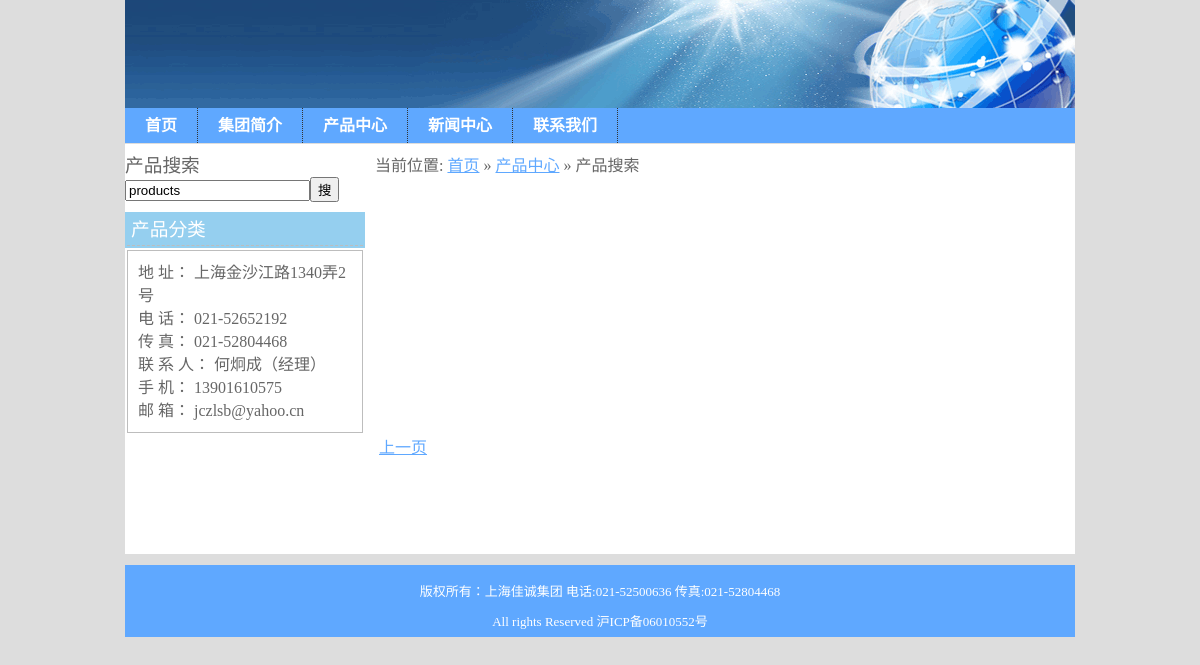
Before: /index.php/products/search/products/search/ with the older database file.
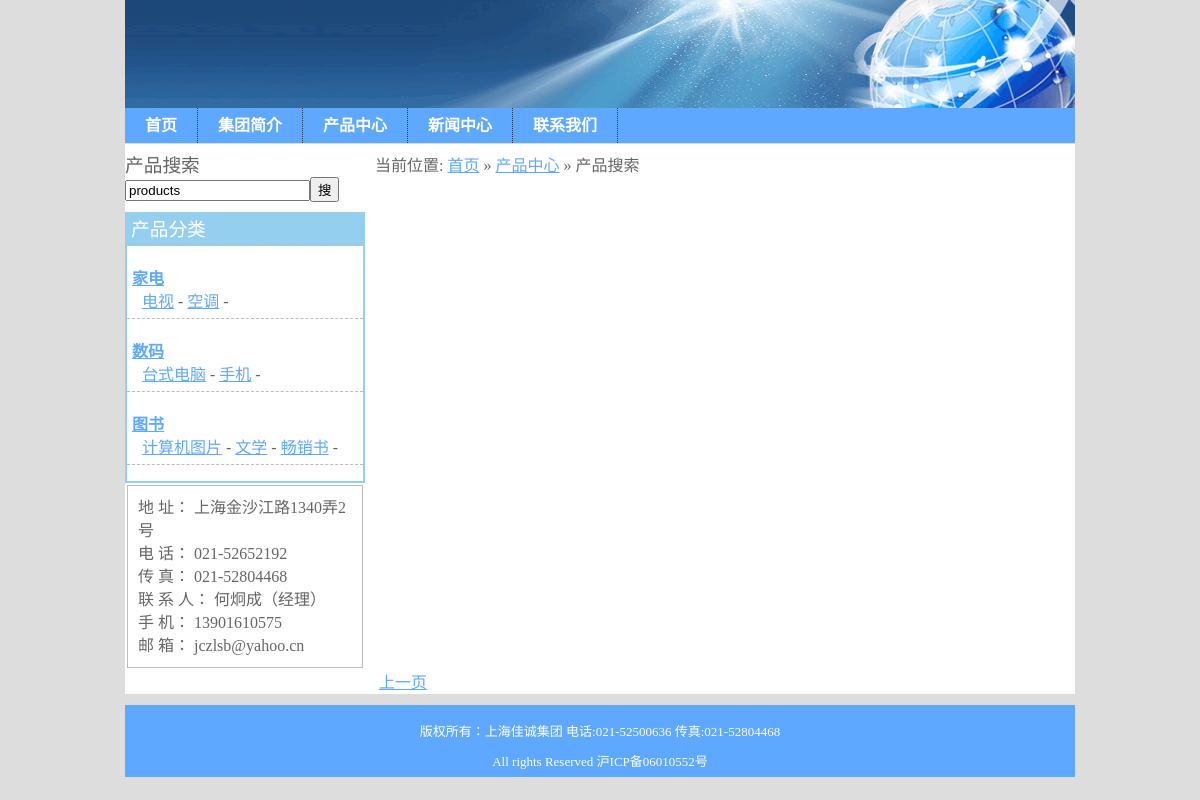
After: the same page with the newer database file.
### tables this page shows
CREATE TABLE `pcategories` (
  `id` int(11) NOT NULL AUTO_INCREMENT,
  `name` varchar(255) NOT NULL,
  `parent_id` int(11) DEFAULT NULL,
  `position` int(11) DEFAULT NULL,
  `created_at` datetime DEFAULT NULL,
  `updated_at` datetime DEFAULT NULL,
  PRIMARY KEY (`id`)
);

### application/core/MY_Controller.php (called while the page is built, shortened)
<?php if ( ! defined('BASEPATH')) exit('No direct script access allowed');
class MY_Controller extends CI_Controller {
    protected $data;
    function __construct(){
    	parent::__construct();
    }
  	protected function render_view($view, $layout="application"){
  	  $this->data["view"] = $view;
  	  $this->load->view("/layouts/".$layout, $this->data);
  	}
}

### application/controllers/products.php (called while the page is built, shortened)
<?php if ( ! defined('BASEPATH')) exit('No direct script access allowed');
class Products extends MY_Controller {
	function __construct()
	{
		parent::__construct();
	}
    function search(){
        $this->render_view('products/search_view');
    }
}

### index.php (called while the page is built, shortened)
<?php
require_once BASEPATH.'core/CodeIgniter'.EXT;

### application/models/product_model.php (called while the page is built, shortened)
<?php if ( ! defined('BASEPATH')) exit('No direct script access allowed');
class Product_model extends CI_Model {
    function get_root_categories(){
      $query = $this->db->query("select id, name from pcategories where parent_id is null or parent_id=0;");
      return $query->result();
    }
    function get_child_category($id){
      $query = $this->db->query("select id, name from pcategories where parent_id=$id;");
      return $query->result();
    }
}

### application/views/products/search_view.php (the view, shortened to what this page needs)
<div id="sidebar">
    <div id="product_search" style="margin-bottom:10px;">
      <h3>产品搜索</h3>
      <form id="search_form" method="get"><input id="keywords" type="text" value="<?php echo urldecode($this->uri->segment(3)); ?>" name="keywords" /><button type="submit">搜</button></form>
    </div>
  <div id="product_categories" style="border:2px solid #95CFEF">
  <h3 style="background:#95CFEF;color:#FFF;padding:4px;">产品分类</h3>
  <div class="categories">
  <?php $categories = $this->product->get_root_categories(); ?>
  <?php foreach($categories as $category): ?>
    <dl style="border-bottom:1px dashed #BDBDBD;padding:5px;">
      <dt class="category" style="font-weight:bold;">
       <?php echo anchor("/products/category/".$category->id, strip_tags($category->name)); ?>
       </dt>
    <?php $sub_categories = $this->product->get_child_category($category->id); ?>
      <dd class="sub_category">
      <?php foreach($sub_categories as $sub_category): ?>
         <?php echo anchor("/products/scategory/".$category->id."/".$sub_category->id, strip_tags($sub_category->name)); ?> -
      <?php endforeach; ?>
      </dd>
    </dl>
  <?php endforeach; ?>
  </div>
  </div>
  <div id="contact_info">
      地 址： 上海金沙江路1340弄2号<br />
      电 话： 021-52652192<br />
      传 真： 021-52804468<br />
      联 系 人： 何炯成（经理） <br />
      手 机： 13901610575 <br />
      邮 箱： jczlsb@yahoo.cn <br />
  </div>
</div>
<div id="main">
    <div class="breadcrumb">当前位置: <a href="<?php echo base_url(); ?>">首页</a> &raquo; <a href="<?php echo site_url('products'); ?>">产品中心</a> &raquo; 产品搜索 </div>
  <div class="clear"></div>
  <?php echo $this->pagination->create_links(); ?>
</div>

### application/config/pagination.php (shortened to what this page needs)
<?php if ( ! defined('BASEPATH')) exit('No direct script access allowed');
$config['full_tag_open'] = "<div class='pagination'>";
$config['full_tag_close'] = "</div>";

### application/views/layouts/application.php (shortened to what this page needs)
<!DOCTYPE html PUBLIC "-//W3C//DTD XHTML 1.0 Transitional//EN" "http://www.w3.org/TR/xhtml1/DTD/xhtml1-transitional.dtd">
<html xmlns="http://www.w3.org/1999/xhtml" xml:lang="zh-CN" dir="ltr">
  <head>
    <link href="<?php echo base_url(); ?>assets/stylesheets/application.css" media="screen" rel="stylesheet" type="text/css" />
  </head>
  <body>
      <?php $this->load->view("/shared/header"); ?>
      <div class="clear"></div>
      <div id="content">
        <?php $this->load->view($view); ?>
      </div>
      <div class="clear"></div>
      <?php $this->load->view("/shared/footer"); ?>
  </body>
</html>

### application/views/shared/header.php
<div id="header">
</div>
<div id="nav">
  <ul class="menu">
    <li><a href="<?php echo base_url(); ?>">首页</a></li>
    <li><a href="<?php echo site_url('pages/introduce'); ?>">集团简介</a></li>
    <li><a href="<?php echo site_url('products'); ?>">产品中心</a></li>
    <li><a href="<?php echo site_url('news'); ?>">新闻中心</a></li>
    <li><a href="<?php echo site_url('pages/contact_us'); ?>">联系我们</a></li>
  </ul>
</div>

### application/views/shared/footer.php
<div id="footer">
  <div class="inner">
      <p>版权所有：上海佳诚集团   电话:021-52500636 传真:021-52804468 </p>
      <p>  All rights Reserved 沪ICP备06010552号</p>
  </div>
</div>

### assets/stylesheets/application.css (style rules this page uses)
ul, li { margin:0; padding:0; list-style-position: inside; list-style-type: none; }
p { margin:0; padding:0; }
h1, h2, h3, h4, h5, h6 { margin:0; padding:0; font-weight: normal; }
a { color: #5FA8FF; }
body { background-color: #ddd; color: #666666; line-height: 23px; margin:0;padding: 0; }
#content { background:#FFF; padding-top: 10px; margin: 0 auto; width: 950px; }
#sidebar { width: 240px; float:left ; }
#main { width:700;margin-left:250px;min-height: 400px; }
.clear { height:1px; clear:both; }
#header { background: url(../images/header_bg.gif); height: 108px; margin-bottom:1px; margin: 0 auto; width: 950px; }
#nav { height: 35px; background-color: #5FA8FF; z-index: 333; margin: 0 auto; width: 950px; }
#nav .menu { position: relative; z-index: 300; }
#nav .menu li { display: inline-block; height: 35px; line-height: 35px; background-color: #5FA8FF; border-right: 1px dotted #333333; color: #CCCCCC; float: left; padding: 0; position: relative; width: auto; z-index: 1; }
#nav .menu li a { color: #FFF !important; cursor: pointer; display: block; padding: 0 20px; font-weight: bold; text-decoration: none; }
#footer { background-color: #5FA8FF; color: #FFF; margin: 0 auto; width: 950px; }
#footer .inner { margin-top:10px; padding-top: 10px; line-height: 30px; text-align: center; border-top: 2px solid #5FA8FF; width: 950px; font-size:13px; }
#contact_info { margin: 2px; padding: 10px; border: 1px solid #BDBDBD; }
#product_categories h3 { border-bottom: 1px dashed #BDBDBD; }
.sub_category { margin-left:10px; }

Changed rows visible on the page:
added pcategories: id+name "家电", shown under "产品分类"
added pcategories: name "电视", shown under "家电"
added pcategories: name "空调", shown under "家电"
added pcategories: id+name "数码", shown under "产品分类"
added pcategories: name "台式电脑", shown under "数码"
added pcategories: name "手机", shown under "数码"
added pcategories: id+name "图书", shown under "产品分类"
added pcategories: name "计算机图片", shown under "图书"
added pcategories: name "文学", shown under "图书"
added pcategories: name "畅销书", shown under "图书"
